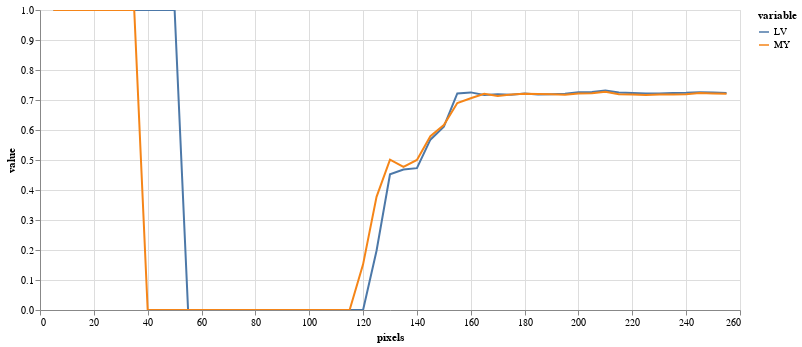

This figure's notebook cell:
### Code cell
(alt
 .Chart(results.melt(id_vars=['pixels'],value_vars=['LV','MY']))
 .mark_line()
 .encode(
     x="pixels",
     y="value",
     color="variable",
     tooltip="value"
 )
 .properties(width=700,height=300)
 .interactive()
)

### Figure 1 — Vega-Lite specification as saved in the notebook (floating-point values rounded to 4 significant figures)
{"config": {"view": {"continuousWidth": 400, "continuousHeight": 300}}, "data": {"name": "data-45588942555a7292b7d7ebec1607f12f"}, "mark": "line", "encoding": {"color": {"type": "nominal", "field": "variable"}, "tooltip": {"type": "quantitative", "field": "value"}, "x": {"type": "quantitative", "field": "pixels"}, "y": {"type": "quantitative", "field": "value"}}, "height": 300, "selection": {"selector002": {"type": "interval", "bind": "scales", "encodings": ["x", "y"]}}, "width": 700, "$schema": "https://vega.github.io/schema/vega-lite/v4.8.1.json", "datasets": {"data-45588942555a7292b7d7ebec1607f12f": [{"pixels": 5, "variable": "LV", "value": 1.0}, {"pixels": 10, "variable": "LV", "value": 1.0}, {"pixels": 15, "variable": "LV", "value": 1.0}, {"pixels": 20, "variable": "LV", "value": 1.0}, {"pixels": 25, "variable": "LV", "value": 1.0}, {"pixels": 30, "variable": "LV", "value": 1.0}, {"pixels": 35, "variable": "LV", "value": 1.0}, {"pixels": 40, "variable": "LV", "value": 1.0}, {"pixels": 45, "variable": "LV", "value": 1.0}, {"pixels": 50, "variable": "LV", "value": 1.0}, {"pixels": 55, "variable": "LV", "value": 0.0}, {"pixels": 60, "variable": "LV", "value": 0.0}, {"pixels": 65, "variable": "LV", "value": 0.0}, {"pixels": 70, "variable": "LV", "value": 0.0}, {"pixels": 75, "variable": "LV", "value": 0.0}, {"pixels": 80, "variable": "LV", "value": 0.0}, {"pixels": 85, "variable": "LV", "value": 0.0}, {"pixels": 90, "variable": "LV", "value": 0.0}, {"pixels": 95, "variable": "LV", "value": 0.0}, {"pixels": 100, "variable": "LV", "value": 0.0}, {"pixels": 105, "variable": "LV", "value": 0.0}, {"pixels": 110, "variable": "LV", "value": 0.0}, {"pixels": 115, "variable": "LV", "value": 0.0}, {"pixels": 120, "variable": "LV", "value": 0.0}, {"pixels": 125, "variable": "LV", "value": 0.1976}, {"pixels": 130, "variable": "LV", "value": 0.4522}, {"pixels": 135, "variable": "LV", "value": 0.4685}, {"pixels": 140, "variable": "LV", "value": 0.4728}, {"pixels": 145, "variable": "LV", "value": 0.5677}, {"pixels": 150, "variable": "LV", "value": 0.611}, {"pixels": 155, "variable": "LV", "value": 0.7221}, {"pixels": 160, "variable": "LV", "value": 0.7254}, {"pixels": 165, "variable": "LV", "value": 0.717}, {"pixels": 170, "variable": "LV", "value": 0.7189}, {"pixels": 175, "variable": "LV", "value": 0.7178}, {"pixels": 180, "variable": "LV", "value": 0.7215}, {"pixels": 185, "variable": "LV", "value": 0.7182}, {"pixels": 190, "variable": "LV", "value": 0.7195}, {"pixels": 195, "variable": "LV", "value": 0.7207}, {"pixels": 200, "variable": "LV", "value": 0.7256}, {"pixels": 205, "variable": "LV", "value": 0.7268}, {"pixels": 210, "variable": "LV", "value": 0.7317}, {"pixels": 215, "variable": "LV", "value": 0.7253}, {"pixels": 220, "variable": "LV", "value": 0.7235}, {"pixels": 225, "variable": "LV", "value": 0.7216}, {"pixels": 230, "variable": "LV", "value": 0.7216}, {"pixels": 235, "variable": "LV", "value": 0.7234}, {"pixels": 240, "variable": "LV", "value": 0.7238}, {"pixels": 245, "variable": "LV", "value": 0.7257}, {"pixels": 250, "variable": "LV", "value": 0.725}, {"pixels": 255, "variable": "LV", "value": 0.7235}, {"pixels": 5, "variable": "MY", "value": 1.0}, {"pixels": 10, "variable": "MY", "value": 1.0}, {"pixels": 15, "variable": "MY", "value": 1.0}, {"pixels": 20, "variable": "MY", "value": 1.0}, {"pixels": 25, "variable": "MY", "value": 1.0}, {"pixels": 30, "variable": "MY", "value": 1.0}, {"pixels": 35, "variable": "MY", "value": 1.0}, {"pixels": 40, "variable": "MY", "value": 0.0}, {"pixels": 45, "variable": "MY", "value": 0.0}, {"pixels": 50, "variable": "MY", "value": 0.0}, {"pixels": 55, "variable": "MY", "value": 0.0}, {"pixels": 60, "variable": "MY", "value": 0.0}, {"pixels": 65, "variable": "MY", "value": 0.0}, {"pixels": 70, "variable": "MY", "value": 0.0}, {"pixels": 75, "variable": "MY", "value": 0.0}, {"pixels": 80, "variable": "MY", "value": 0.0}, {"pixels": 85, "variable": "MY", "value": 0.0}, {"pixels": 90, "variable": "MY", "value": 0.0}, {"pixels": 95, "variable": "MY", "value": 0.0}, {"pixels": 100, "variable": "MY", "value": 0.0}, {"pixels": 105, "variable": "MY", "value": 0.0}, {"pixels": 110, "variable": "MY", "value": 0.0}, {"pixels": 115, "variable": "MY", "value": 0.0}, {"pixels": 120, "variable": "MY", "value": 0.1521}, {"pixels": 125, "variable": "MY", "value": 0.3774}, {"pixels": 130, "variable": "MY", "value": 0.5012}, {"pixels": 135, "variable": "MY", "value": 0.4767}, {"pixels": 140, "variable": "MY", "value": 0.5}, {"pixels": 145, "variable": "MY", "value": 0.5792}, {"pixels": 150, "variable": "MY", "value": 0.6166}, {"pixels": 155, "variable": "MY", "value": 0.6898}, {"pixels": 160, "variable": "MY", "value": 0.706}, {"pixels": 165, "variable": "MY", "value": 0.7208}, {"pixels": 170, "variable": "MY", "value": 0.7135}, {"pixels": 175, "variable": "MY", "value": 0.7187}, {"pixels": 180, "variable": "MY", "value": 0.7212}, {"pixels": 185, "variable": "MY", "value": 0.7203}, {"pixels": 190, "variable": "MY", "value": 0.7191}, {"pixels": 195, "variable": "MY", "value": 0.7179}, {"pixels": 200, "variable": "MY", "value": 0.7219}, {"pixels": 205, "variable": "MY", "value": 0.7225}, {"pixels": 210, "variable": "MY", "value": 0.7272}, {"pixels": 215, "variable": "MY", "value": 0.7194}, {"pixels": 220, "variable": "MY", "value": 0.7187}, {"pixels": 225, "variable": "MY", "value": 0.7167}, {"pixels": 230, "variable": "MY", "value": 0.718}, {"pixels": 235, "variable": "MY", "value": 0.7187}, {"pixels": 240, "variable": "MY", "value": 0.7194}, {"pixels": 245, "variable": "MY", "value": 0.7233}, {"pixels": 250, "variable": "MY", "value": 0.7219}, {"pixels": 255, "variable": "MY", "value": 0.7205}]}}
